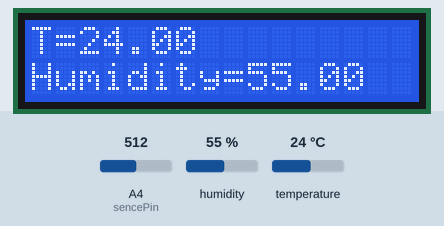
The sketch below on a simulated Arduino Uno, built with avr-gcc and run on an emulated ATmega328P. On the bench: 16×2 character LCD. The test bench sets the inputs (shaded band); at power-on: humidity 55 %, temperature 24 °C, A4 (sencePin) = 512. What the sketch prints to the serial monitor is not drawn.

Above: at 1.2 s.
1.3 s: humidity set to 22 %
At 3.3 s:
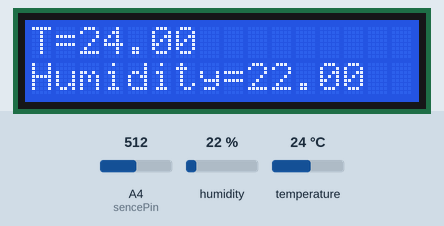
3.6 s: temperature set to 12 °C
At 5.3 s:
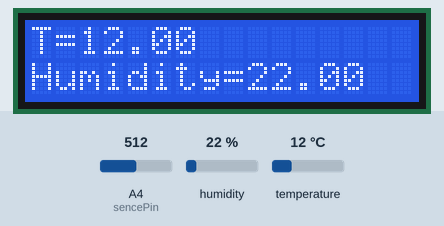
5.6 s: humidity set to 40 %
At 7.3 s:
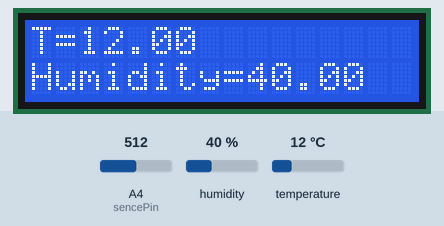
7.7 s: temperature set to 19 °C
At 9.1 s:
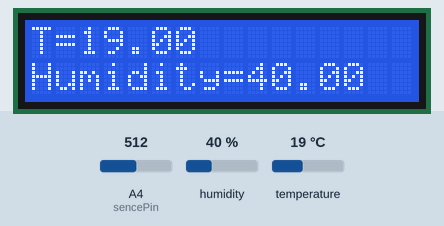
Timing chart, 0 to 10.7 s (numbered marks = the images above; inputs shaded):
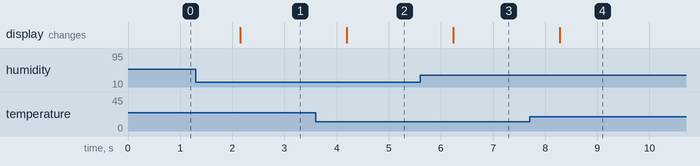

The sketch:

1_nanosensor.ino
```cpp
#include <LiquidCrystal_I2C.h>


#include <DHT.h>
#include <DHT_U.h>

int sencePin=4;
DHT HT(sencePin,DHT11);
float humidity;
float tempC;
float tempF;
LiquidCrystal_I2C lcd(0x27,16,2);

void setup() {
  // put your setup code here, to run once:
 HT.begin();
lcd.begin();
Serial.begin(9600);
//pinMode(sencePin,INPUT);
}

void loop() {
  // put your main code here, to run repeatedly:
humidity=HT.readHumidity();
tempC=HT.readTemperature();

analogRead(sencePin);
lcd.setCursor(0,0);
lcd.print("T=");
lcd.print(tempC);
lcd.setCursor(0,1);
lcd.print("Humidity=");
lcd.print(humidity);
Serial.println(humidity);

}
```

Measured:
- after the input at 1.3 s, the display: changes after 0.85 s (image 1)
- after the input at 3.6 s, the display: changes after 0.59 s (image 2)
- after the input at 5.6 s, the display: changes after 0.63 s (image 3)
- after the input at 7.7 s, the display: changes after 0.58 s (image 4)
